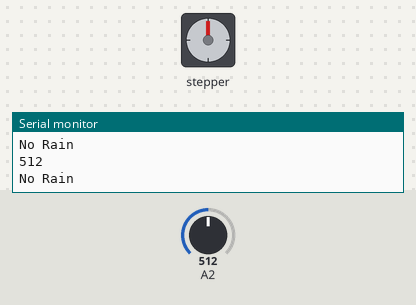
Recording of a sketch running on a simulated Arduino Uno, built with avr-gcc and run on an emulated ATmega328P. Parts: stepper motor, the last lines printed to the serial monitor. The test bench sets the inputs (shaded band); at power-on: A2 = 512. Stepper angles assume 2048 steps per turn.

Above: at 1.2 s.
1.3 s: A2 set to 440
At 7.44 s:
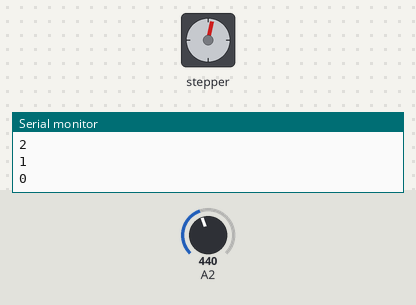
At 8.53 s:
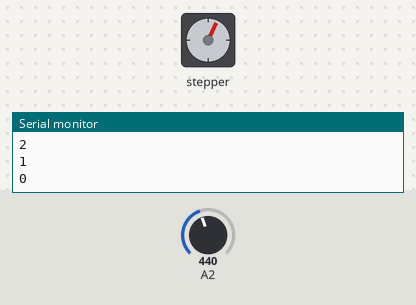
Timing chart, 0 to 11.2 s (numbered marks = the images above; inputs shaded):
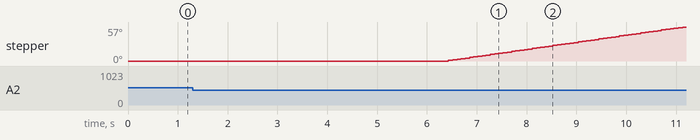

The sketch:

PitchMechanism_With_rain_sensor.ino
```cpp
#include<Stepper.h>


//int sensor=900;
int steps = 2048;
Stepper stepper(steps, 10, 12, 11, 13);

int pitchFlag = 0;
int pitchFlag1 = 0;
void setup() {
  // put your setup code here, to run once:
  Serial.begin(9600);
  stepper.setSpeed(2);


}

void loop() {
  // put your main code here, to run repeatedly:
  int value = analogRead(A2);
      Serial.println(value);

      if (value < 450) {
        Serial.println("Rain Detected");
        pitchFlag = 1;
      }
      else if (value > 450)
      {
        pitchFlag = 0;
        Serial.println("No Rain");
      }
      if (value < 450 && pitchFlag == 1 && pitchFlag1 == 0) {
        pitchFlag1 = 1;
        //Serial.println("cover is coming out");
        Serial.println("cover is coming out In 5 sec");
        Serial.println("5");
        delay(1000);
        Serial.println("4");
        delay(1000);
        Serial.println("3");
        delay(1000);
        Serial.println("2");
        delay(1000);
        Serial.println("1");
        delay(1000);
        Serial.println("0");


        stepper.step(820);
        Serial.println("Pitch is covered");
        delay(1000);


      }
      else if (value > 450 && pitchFlag1 == 1 ) {

        Serial.println("Rain Over");
        Serial.println("please enter input");


        while (Serial.available() == 0) {
        }
        int n = Serial.parseInt();
        switch (n) {
          case 1:
            Serial.println("Umpare will oveserve the pitch");
            stepper.step(-500);
            Serial.println("case 1 done");
            break;

          case 2:
            //flag1 = 0;
            Serial.println("Umpare decision");
            Serial.println("pitch is not good to play");
            stepper.step(500);
            break;

          case 3:
            pitchFlag1 = 0;
            Serial.println("pitch is good to play");
            stepper.step(-320);
            break;


}
      }
}
```

Measured:
- after the input at 1.3 s, stepper: keeps turning clockwise at about 12°/s, starting after 5.1 s
